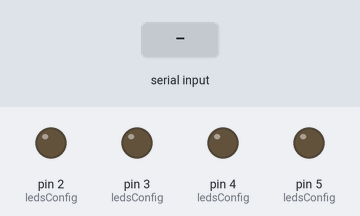
Recording of a sketch running on a simulated Arduino Uno, built with avr-gcc and run on an emulated ATmega328P. Parts: output pins drawn as LEDs (lit = HIGH). The inputs (shaded band) are chosen by the test bench.

Above: at 1.2 s.
1.3 s: "30,150\n" received over Serial
At 1.8 s:
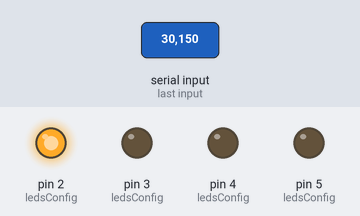
Timing chart, 0 to 4.3 s (numbered marks = the images above; inputs shaded):
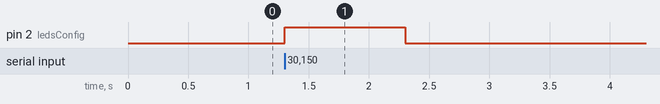

Measured:
- after the input at 1.3 s, pin 2 (ledsConfig): LOW → HIGH at once, → LOW 1.0 s later

The sketch:

vu_meter.ino
```cpp
int ledsConfig[4][2] = {
  {2, 100},
  {3, 20000},
  {4, 200000},
  {5, 400000}
};
int ledsCount = sizeof(ledsConfig) / sizeof(int);

void setup() {
  Serial.begin(115200);
  for (int i = 0; i < ledsCount - 1; i++) {
    pinMode(ledsConfig[i][0], OUTPUT);
  }
}

void loop() {
 while (Serial.available()) {
  long int val = Serial.parseInt();

  for (int i = 0; i < ledsCount - 1; i++) {
    if (val > ledsConfig[i][1])
      digitalWrite(ledsConfig[i][0], HIGH);
    else
      digitalWrite(ledsConfig[i][0], LOW);
  }
 }
}
```
